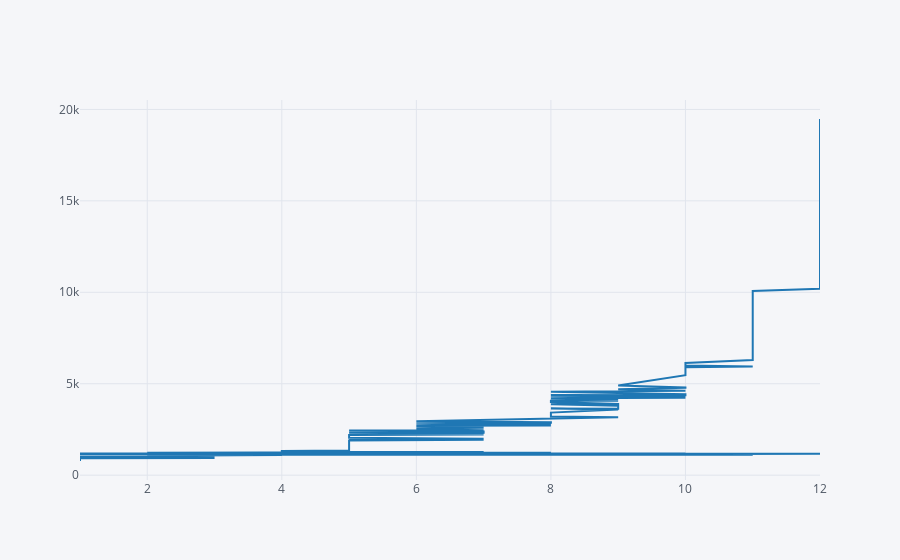

Notebook code for this chart:
### Code cell
import plotly.graph_objs as go
data = [go.Scatter(x=cryptoData_BTC['Month'], y=cryptoData_BTC['Open'], name='Open')]
cryptoData_BTC.iplot(data=data)

### Figure 1 — Plotly figure (JSON) as saved in the notebook; plotly's stock layout.template omitted (floating-point values rounded to 4 significant figures; data arrays with more than 128 entries replaced by an {"elided": "..."} marker saying what was removed)
{"data": [{"name": "Open", "type": "scatter", "x": {"elided": "365 str values"}, "y": {"elided": "365 float values"}}], "layout": {"legend": {"bgcolor": "#F5F6F9", "font": {"color": "#4D5663"}}, "paper_bgcolor": "#F5F6F9", "plot_bgcolor": "#F5F6F9", "titlefont": {"color": "#4D5663"}, "xaxis1": {"gridcolor": "#E1E5ED", "showgrid": true, "tickfont": {"color": "#4D5663"}, "title": "", "titlefont": {"color": "#4D5663"}, "zerolinecolor": "#E1E5ED"}, "yaxis1": {"gridcolor": "#E1E5ED", "showgrid": true, "tickfont": {"color": "#4D5663"}, "title": "", "titlefont": {"color": "#4D5663"}, "zerolinecolor": "#E1E5ED"}}}
